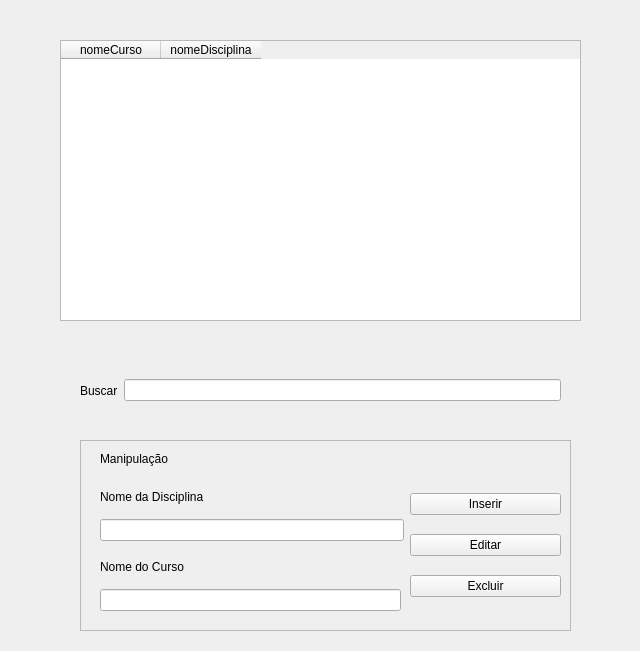
<?xml version="1.0" encoding="UTF-8"?>
<ui version="4.0">
 <class>curso_has_disciplina</class>
 <widget class="QWidget" name="curso_has_disciplina">
  <property name="geometry">
   <rect>
    <x>0</x>
    <y>0</y>
    <width>640</width>
    <height>651</height>
   </rect>
  </property>
  <property name="windowTitle">
   <string>Form</string>
  </property>
  <widget class="QWidget" name="layoutWidget">
   <property name="geometry">
    <rect>
     <x>80</x>
     <y>370</y>
     <width>481</width>
     <height>41</height>
    </rect>
   </property>
   <layout class="QHBoxLayout" name="horizontalLayout_2">
    <item>
     <widget class="QLabel" name="labelBusca">
      <property name="text">
       <string>Buscar</string>
      </property>
     </widget>
    </item>
    <item>
     <widget class="QLineEdit" name="lineBusca"/>
    </item>
   </layout>
  </widget>
  <widget class="QFrame" name="frame">
   <property name="geometry">
    <rect>
     <x>80</x>
     <y>440</y>
     <width>491</width>
     <height>191</height>
    </rect>
   </property>
   <property name="frameShape">
    <enum>QFrame::StyledPanel</enum>
   </property>
   <property name="frameShadow">
    <enum>QFrame::Raised</enum>
   </property>
   <widget class="QLabel" name="label">
    <property name="geometry">
     <rect>
      <x>20</x>
      <y>10</y>
      <width>91</width>
      <height>17</height>
     </rect>
    </property>
    <property name="text">
     <string>Manipulação</string>
    </property>
   </widget>
   <widget class="QWidget" name="layoutWidget_2">
    <property name="geometry">
     <rect>
      <x>20</x>
      <y>40</y>
      <width>304</width>
      <height>61</height>
     </rect>
    </property>
    <layout class="QHBoxLayout" name="horizontalLayout">
     <item>
      <layout class="QVBoxLayout" name="verticalLayout">
       <item>
        <widget class="QLabel" name="labelNomeDisciplina">
         <property name="layoutDirection">
          <enum>Qt::LeftToRight</enum>
         </property>
         <property name="text">
          <string>Nome da Disciplina</string>
         </property>
        </widget>
       </item>
       <item>
        <widget class="QLineEdit" name="linenomeDisciplina"/>
       </item>
      </layout>
     </item>
    </layout>
   </widget>
   <widget class="QWidget" name="layoutWidget_3">
    <property name="geometry">
     <rect>
      <x>330</x>
      <y>40</y>
      <width>151</width>
      <height>131</height>
     </rect>
    </property>
    <layout class="QVBoxLayout" name="verticalLayout_4">
     <item>
      <widget class="QPushButton" name="btnInserir">
       <property name="text">
        <string>Inserir</string>
       </property>
      </widget>
     </item>
     <item>
      <widget class="QPushButton" name="btnEditar">
       <property name="text">
        <string>Editar</string>
       </property>
      </widget>
     </item>
     <item>
      <widget class="QPushButton" name="btnExcluir">
       <property name="text">
        <string>Excluir</string>
       </property>
      </widget>
     </item>
    </layout>
   </widget>
   <widget class="QWidget" name="verticalLayoutWidget">
    <property name="geometry">
     <rect>
      <x>20</x>
      <y>110</y>
      <width>301</width>
      <height>61</height>
     </rect>
    </property>
    <layout class="QVBoxLayout" name="verticalLayout_2">
     <item>
      <widget class="QLabel" name="labelNomeCurso">
       <property name="text">
        <string>Nome do Curso</string>
       </property>
      </widget>
     </item>
     <item>
      <widget class="QLineEdit" name="lineNomeCurso"/>
     </item>
    </layout>
   </widget>
  </widget>
  <widget class="QTableWidget" name="tableCurso_has_Disciplina">
   <property name="geometry">
    <rect>
     <x>60</x>
     <y>40</y>
     <width>521</width>
     <height>281</height>
    </rect>
   </property>
   <column>
    <property name="text">
     <string>nomeCurso</string>
    </property>
   </column>
   <column>
    <property name="text">
     <string>nomeDisciplina</string>
    </property>
   </column>
  </widget>
 </widget>
 <resources/>
 <connections/>
</ui>
